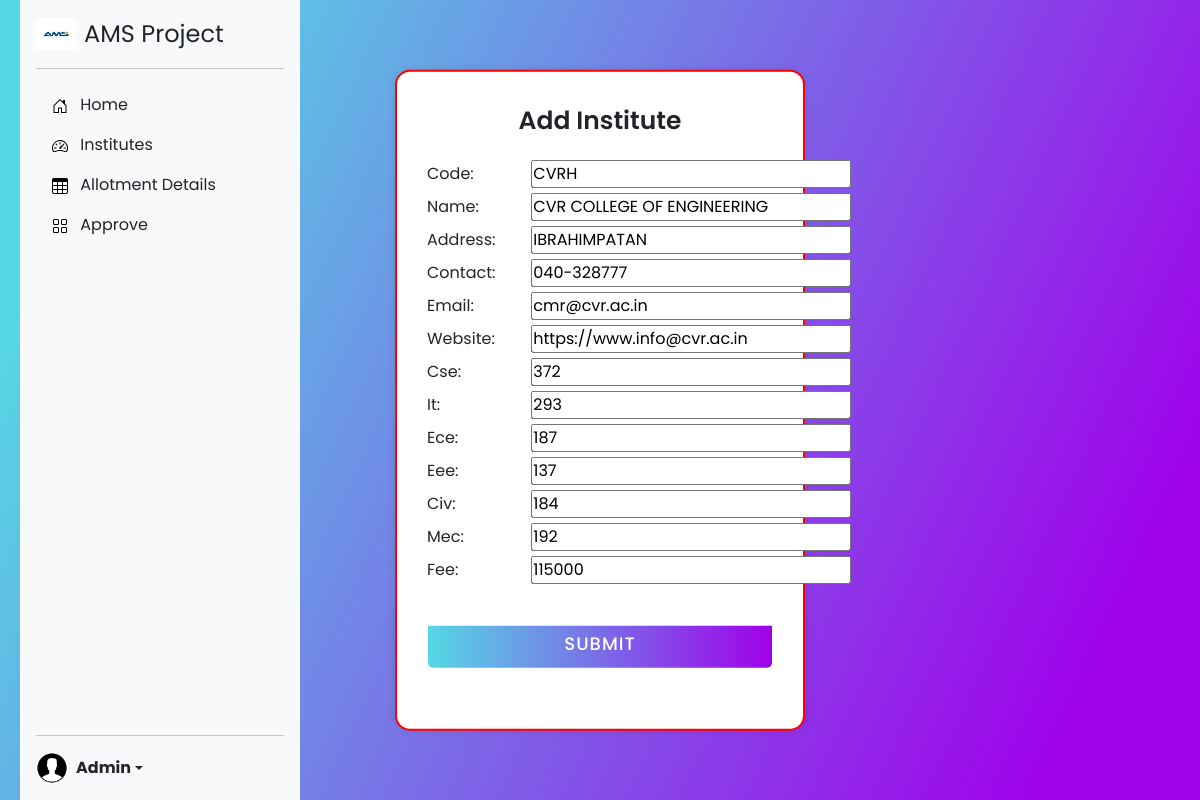
Screenshot of /a/edit/8 (signed in) with the database file from the repository.
### app/models.py (models this page shows, shortened)
class Institution(models.Model):
    code=models.CharField(max_length=6)
    name=models.CharField(max_length=50)
    address=models.CharField(max_length=150)
    contact=models.CharField(max_length=10)
    email=models.EmailField()
    website=models.URLField()
    cse=models.IntegerField()
    it=models.IntegerField()
    ece=models.IntegerField()
    eee=models.IntegerField()
    civ=models.IntegerField()
    mec=models.IntegerField()
    fee=models.IntegerField()

### app/views.py (the view)
# urls.py: path('a/edit/<int:id>',edit,name='edit'),
@user_passes_test(lambda u:u.is_superuser)
def edit(request,id):
    insti=Institution.objects.get(id=id)
    i=Instituteform(instance=insti)
    if request.method=='POST':
        i=Instituteform(request.POST,instance=insti)
        if i.is_valid():
            i.save()
            return redirect('institutions')
    return render(request,'admin/edit.html',{'form':i})

### app/forms.py (shortened to what this page needs)
class Instituteform(forms.ModelForm):
    class Meta:
        model=Institution
        fields='__all__'

### templates/admin/edit.html (shortened to what this page needs)
{%extends 'admin/home.html'%}
{%block nav%}
<!DOCTYPE html>
<html lang="en" dir="ltr">
    <head>
        <link rel="stylesheet" href="style.css" />
    </head>
    <body>
        <div class="center">
            <div class="container">
                <div class="text">Add Institute</div>
                <form method="post">
                    {%for field in form%}
                    <label>{{field.label}}:</label>
                    <label >{{field}}</label><br>
                {%endfor%}
                <div class="btn">
                    <div class="inner"></div>
                    <button type="submit">Submit</button>
                </div>
                </form>
            </div>
        </div>
    </body>
</html>
{%endblock%}

### templates/admin/home.html (shortened to what this page needs)
{%load static%}
<!doctype html>
<html lang="en">
  <head>
  <link href="{%static 'css/bootstrap.min.css'%}" rel="stylesheet">
    <link href="{%static 'css/sidebars.css'%}" rel="stylesheet">
  </head>
  <body>
<main class="d-flex flex-nowrap">
  <div class="d-flex flex-column flex-shrink-0 p-3 bg-light" style="width: 280px;">
      <a href="/admin" class="d-flex align-items-center mb-3 mb-md-0 me-md-auto link-dark text-decoration-none">
        <img  class="bi pe-none me-2" width="40" height="32" src="{%static 'ams.png'%}" alt="" srcset="">
        <span class="fs-4">AMS Project</span>
      </a>
    <hr>
    <ul class="nav nav-pills flex-column mb-auto">
      <li class="nav-item">
        <a href="/a" class="nav-link link-dark nn" aria-current="page">
          <svg class="bi pe-none me-2" width="16" height="16"><use xlink:href="#home"/></svg>
          Home
        </a>
      </li>
      <li>
        <a href="/a/institutions" class="nav-link link-dark nn">
          <svg class="bi pe-none me-2" width="16" height="16"><use xlink:href="#speedometer2"/></svg>
          Institutes
        </a>
      </li>
      <li>
        <a href="/a/allotments" class="nav-link link-dark nn">
          <svg class="bi pe-none me-2" width="16" height="16"><use xlink:href="#table"/></svg>
          Allotment Details
        </a>
      </li>
      <li>
        <a href="/a/approve" class="nav-link link-dark nn">
          <svg class="bi pe-none me-2" width="16" height="16"><use xlink:href="#grid"/></svg>
          Approve
        </a>
      </li>
    </ul>
    <hr>
    {%if request.user.is_authenticated%}
    <div class="dropdown">
      <a href="#" class="d-flex align-items-center link-dark text-decoration-none dropdown-toggle" data-bs-toggle="dropdown" aria-expanded="false">
        <img src="{%static 'profile.jpg'%}" alt="" width="32" height="32" class="rounded-circle me-2">
        <strong>{{user.username}}</strong>
      </a>
    </div>
  </div>
  {%endif%}
{%block nav%}{%endblock%}
</main>
  </body>
</html>

### static/css/sidebars.css (style rules this page uses)
body { min-height: 100vh; min-height: -webkit-fill-available; }
html { height: -webkit-fill-available; }
main { height: 100vh; height: -webkit-fill-available; max-height: 100vh; overflow-x: auto; overflow-y: hidden; }
.dropdown-toggle { outline: 0; }

### templates/admin/home.html (style rules this page uses)
* { margin: 0; padding: 0; outline: none; box-sizing: border-box; font-family: "Poppins", sans-serif; }
body { height: 100vh; width: 100%; background: linear-gradient(115deg, #56d8e4 10%, #9f01ea 90%); }
main { margin-left:20px; }

### templates/admin/edit.html (style rules this page uses)
* { margin: 0; padding: 0; outline: none; box-sizing: border-box; font-family: "Poppins", sans-serif; }
body { height: 100vh; width: 100%; background: linear-gradient(115deg, #56d8e4 10%, #9f01ea 90%); }
.show-btn, .container { position: absolute; top: 50%; left: 50%; transform: translate(-50%, -50%); }
.container { background: #fff; width: 410px; padding: 30px; border-width: 2px ; border-color: red; border-style: double; border-radius: 15px; box-shadow: 0 0 8px rgba(0, 0, 0, 0.1); }
.container .text { font-size: 25px; font-weight: 600; text-align: center; }
.container form { margin-top: 20px; }
form .btn { margin: 30px 0; height: 50px; width: 100%; position: relative; overflow: hidden; }
form .btn .inner { height: 100%; width: 300%; position: absolute; left: -100%; z-index: -1; background: -webkit-linear-gradient( right, #56d8e4, #9f01ea, #56d8e4, #9f01ea ); transition: all 0.4s; }
form .btn button { height: 100%; width: 100%; background: none; border: none; color: #fff; font-size: 18px; font-weight: 500; text-transform: uppercase; letter-spacing: 1px; cursor: pointer; }
label { width:100px; margin-bottom: 5px; }

### rows the page displays
Institution: form "CVRH" "CVR COLLEGE OF ENGINEERING" "IBRAHIMPATAN" "040-328777" "cmr@cvr.ac.in" "https://www.info@cvr.ac.in" "372" "293" "187" "137" "184" "192" "115000"

### other values shown
{{ user.username }} "Admin"
{{ field.label }} "Code" "Name" "Address" "Contact" "Email" "Website" "Cse" "It" "Ece" "Eee" "Civ" "Mec" "Fee"
